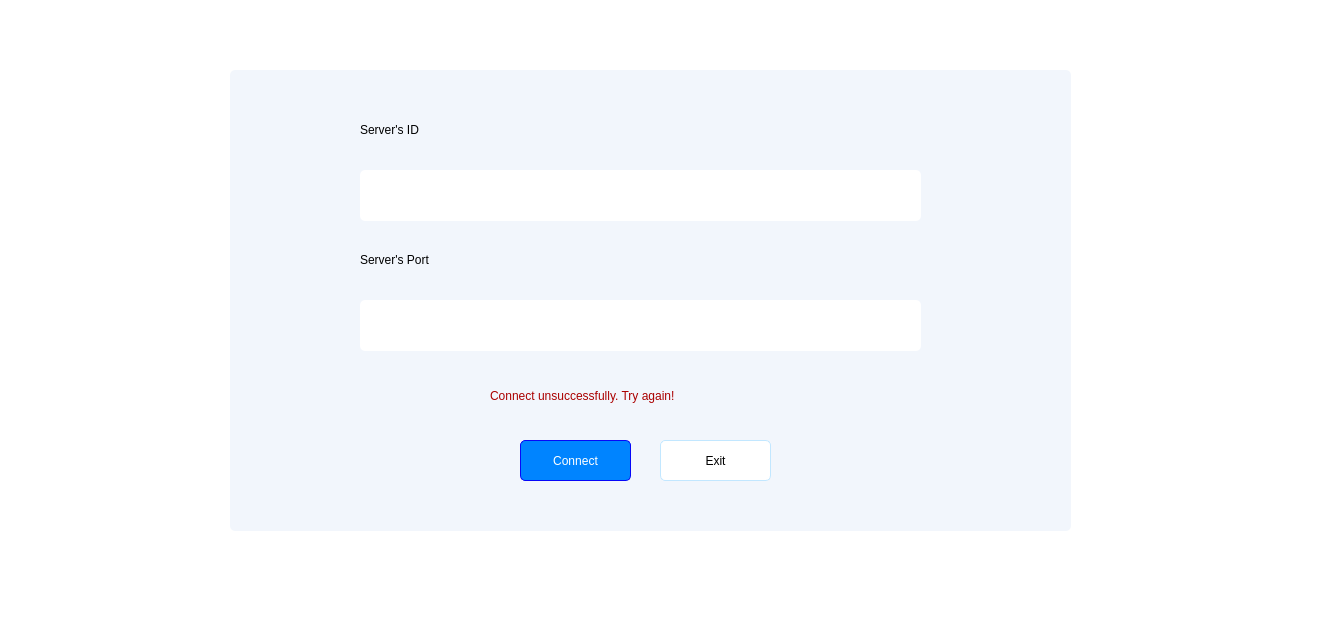
<?xml version="1.0" encoding="UTF-8"?>
<ui version="4.0">
 <class>clientInfo</class>
 <widget class="QMainWindow" name="clientInfo">
  <property name="geometry">
   <rect>
    <x>0</x>
    <y>0</y>
    <width>1343</width>
    <height>623</height>
   </rect>
  </property>
  <property name="windowTitle">
   <string>MainWindow</string>
  </property>
  <property name="styleSheet">
   <string notr="true">background-color: #ffffff;</string>
  </property>
  <widget class="QWidget" name="centralwidget">
   <widget class="QWidget" name="connectWidget" native="true">
    <property name="geometry">
     <rect>
      <x>230</x>
      <y>70</y>
      <width>841</width>
      <height>461</height>
     </rect>
    </property>
    <property name="styleSheet">
     <string notr="true">border-radius: 5px;
background-color: #F2F6FC;</string>
    </property>
    <widget class="QLineEdit" name="IDinput">
     <property name="geometry">
      <rect>
       <x>130</x>
       <y>100</y>
       <width>561</width>
       <height>51</height>
      </rect>
     </property>
     <property name="styleSheet">
      <string notr="true">background-color: #ffffff;
border: 1px #000000;
border-radius: 5px;</string>
     </property>
    </widget>
    <widget class="QLabel" name="IDlabel">
     <property name="geometry">
      <rect>
       <x>130</x>
       <y>50</y>
       <width>251</width>
       <height>20</height>
      </rect>
     </property>
     <property name="styleSheet">
      <string notr="true">font: italic 600 10pt &quot;UTM Avo&quot;;
border: none;</string>
     </property>
     <property name="text">
      <string>Server's ID</string>
     </property>
    </widget>
    <widget class="QLabel" name="portLabel">
     <property name="geometry">
      <rect>
       <x>130</x>
       <y>180</y>
       <width>251</width>
       <height>20</height>
      </rect>
     </property>
     <property name="styleSheet">
      <string notr="true">font: italic 600 10pt &quot;UTM Avo&quot;;
border: none;</string>
     </property>
     <property name="text">
      <string>Server's Port</string>
     </property>
    </widget>
    <widget class="QLineEdit" name="portInput">
     <property name="geometry">
      <rect>
       <x>130</x>
       <y>230</y>
       <width>561</width>
       <height>51</height>
      </rect>
     </property>
     <property name="styleSheet">
      <string notr="true">background-color: #ffffff;
border: 1px #000000;
border-radius: 5px;</string>
     </property>
    </widget>
    <widget class="QPushButton" name="pushButton">
     <property name="geometry">
      <rect>
       <x>290</x>
       <y>370</y>
       <width>111</width>
       <height>41</height>
      </rect>
     </property>
     <property name="styleSheet">
      <string notr="true">font: 600 10pt &quot;UTM Avo&quot;;
border: 1px solid rgb(7, 7, 248);
background-color: rgb(0, 132, 255);
border-radius: 5px;
color: #ffffff;</string>
     </property>
     <property name="text">
      <string>Connect</string>
     </property>
    </widget>
    <widget class="QPushButton" name="pushButton_2">
     <property name="geometry">
      <rect>
       <x>430</x>
       <y>370</y>
       <width>111</width>
       <height>41</height>
      </rect>
     </property>
     <property name="styleSheet">
      <string notr="true">font: 600 10pt &quot;UTM Avo&quot;;
border: 1px solid rgb(194, 231, 255);
background-color: #ffffff;
border-radius: 5px;
</string>
     </property>
     <property name="text">
      <string>Exit</string>
     </property>
    </widget>
    <widget class="QLabel" name="failLabel">
     <property name="geometry">
      <rect>
       <x>260</x>
       <y>310</y>
       <width>321</width>
       <height>31</height>
      </rect>
     </property>
     <property name="styleSheet">
      <string notr="true">font: bold 600 10pt &quot;UTM Avo&quot;;
color: rgb(170, 0, 0);
border: none;
text-align: justify;</string>
     </property>
     <property name="text">
      <string>Connect unsuccessfully. Try again!</string>
     </property>
    </widget>
   </widget>
  </widget>
  <widget class="QMenuBar" name="menubar">
   <property name="geometry">
    <rect>
     <x>0</x>
     <y>0</y>
     <width>1343</width>
     <height>26</height>
    </rect>
   </property>
  </widget>
  <widget class="QStatusBar" name="statusbar"/>
 </widget>
 <resources/>
 <connections/>
</ui>
